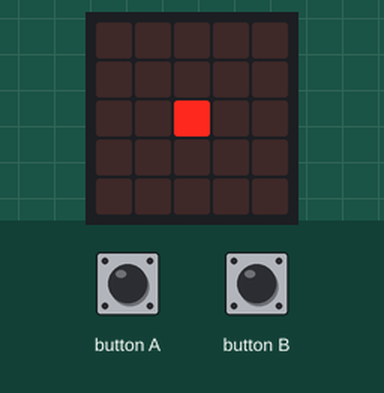
This program was run on a simulated BBC micro:bit running MicroPython. On the bench: the board's 5×5 LED display. The test bench sets the inputs (shaded band).

Above: at 1.2 s.
1.3 s: button A pressed for 0.15 s
At 1.8 s:
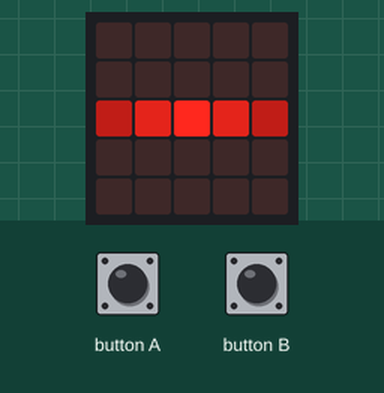
2.9 s: button B pressed for 0.15 s
At 3.5 s:
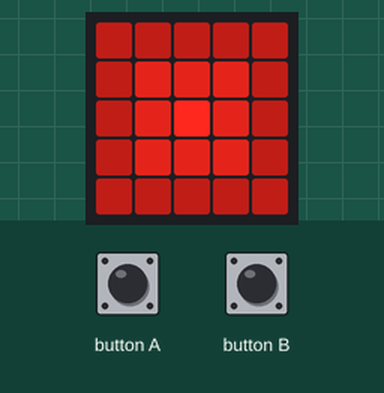
6.0 s: button B pressed for 1 s
At 7.3 s:
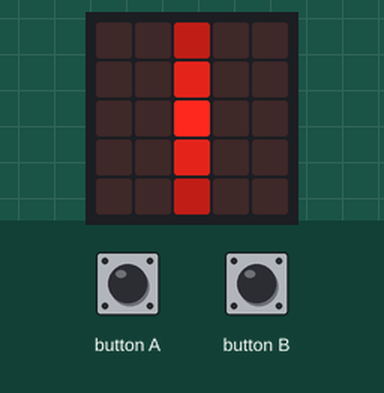
8.5 s: button A pressed for 1 s
At 8.59 s:
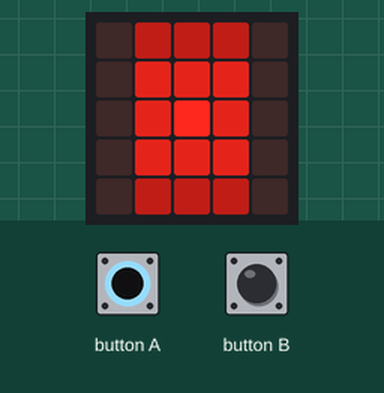
11.0 s: button A pressed for 3.2 s
At 11.09 s:
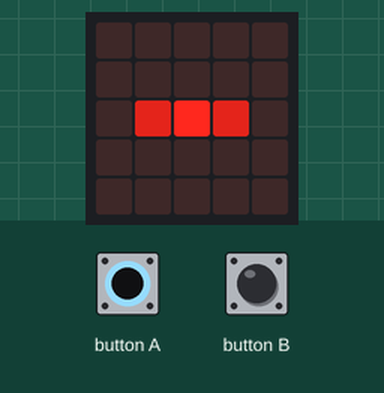
15.7 s: button B pressed for 3.2 s
At 15.82 s:
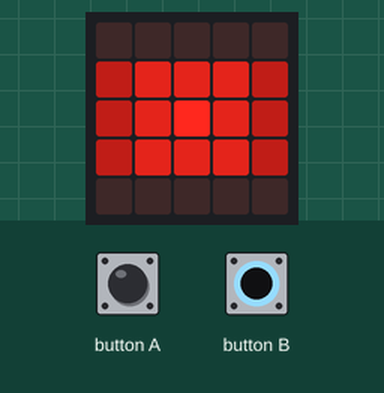
Timing chart, 0 to 18.7 s (numbered marks = the images above; inputs shaded):
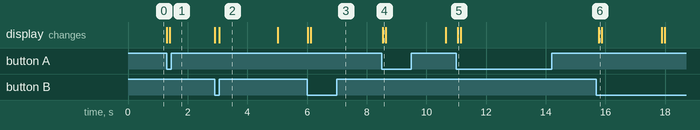

The program:

ex05_allumez_2.py
```python
from microbit import *

largeur_ligne = 0
largeur_colonne = 0

while True:
    if button_a.is_pressed() and largeur_colonne<2:
        largeur_colonne += 1
    if button_b.is_pressed() and largeur_ligne<2:
        largeur_ligne += 1

    for i in range(2-largeur_colonne, 2+largeur_colonne+1):
            for j in range(2-largeur_ligne, 2+largeur_ligne+1):
                if i==2 and j==2:
                    intensite = 9
                elif abs(2-i)==2 or abs(2-j)==2:
                    # un écart de 2 par rapport au centre
                    intensite = 3
                else :
                    # un écart de 1 par rapport au centre
                    intensite = 6
                display.set_pixel(i, j, intensite)
    sleep(100)

    if largeur_colonne == 2 and largeur_ligne == 2:
        sleep(1900)
        # réinitialisation
        largeur_ligne = 0
        largeur_colonne = 0
        display.clear()
```

Measured:
- after the input at 1.3 s, the display: first changes at once (image 1 shows a later state)
- after the input at 2.9 s, the display: first changes at once (image 2 shows a later state)
- after the input at 6.0 s, the display: first changes at once (image 3 shows a later state)
- after the input at 8.5 s, the display: changes at once (image 4)
- after the input at 11.0 s, the display: changes after 0.05 s (image 5)
- after the input at 15.7 s, the display: changes after 0.08 s (image 6)
- what the display in image 2 shows lasts 1.9 s, from 3.1 s to 5.0 s
